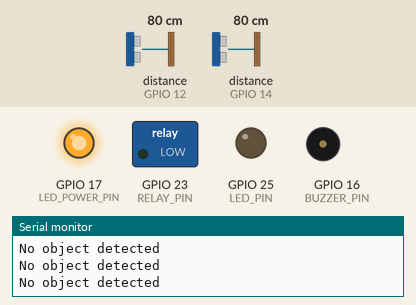
The sketch below on a simulated ESP32. Parts: switched loads named in the sketch (green lamp = pin HIGH), output pins drawn as LEDs (lit = HIGH), buzzer (waves = sounding, pin HIGH), the last lines printed to the serial monitor. Wiring (inferred from the names in the program): 2 × ultrasonic range finder: trigger GPIO 13, echo GPIO 12 / trigger GPIO 27, echo GPIO 14. The inputs (shaded band) are chosen by the test bench; at power-on: distance to the obstacle (sensors on GPIO 12, GPIO 14) 80 cm. The echo pulse lasts 58.3 µs per cm; WiFi joins after 1.5 s; servers stay silent unless stated; pins used as bus, display or sensor lines are not drawn.

Above: at 4.5 s.
4.6 s: distance to the obstacle (sensor on GPIO 12) set to 12 cm
6.1 s: distance to the obstacle (sensor on GPIO 12) set to 9 cm
At 7.1 s:
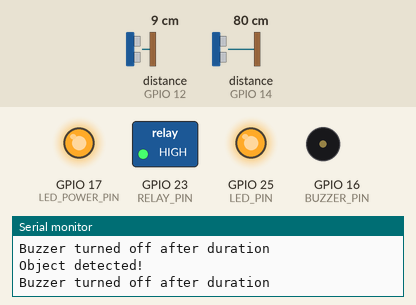
8.1 s: distance to the obstacle (sensor on GPIO 12) set to 18 cm
At 9.3 s:
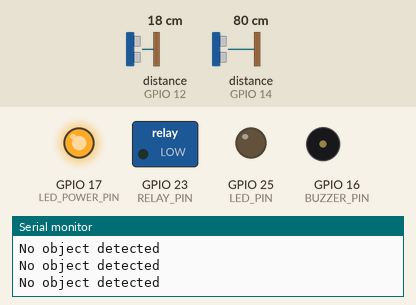
9.6 s: distance to the obstacle (sensor on GPIO 12) set to 2 cm
At 10.0 s:
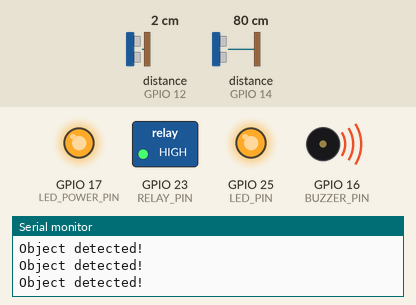
Timing chart, 0 to 12.6 s (numbered marks = the images above; inputs shaded):
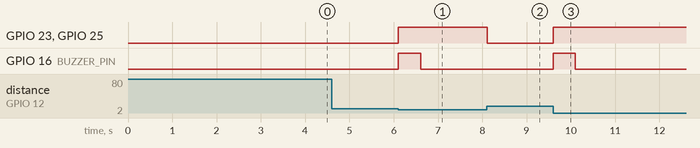

The sketch:

MahaSempurna.ino
```cpp
#define BLYNK_TEMPLATE_ID "TMPL6UOE74GoI"
#define BLYNK_TEMPLATE_NAME "HydraPure"
#define BLYNK_AUTH_TOKEN "TY1y90CG1cqAFfHXpE8__aIRDAPfOY_8"

#include <WiFi.h>
#include <WiFiClient.h>
#include <BlynkSimpleEsp32.h>

// Informasi WiFi dan Blynk
char auth[] = BLYNK_AUTH_TOKEN;
char ssid[] = "AndroidAP_5618";
char pass[] = "12345677";

// Pin
const int TRIGGER_PIN = 13;
const int ECHO_PIN = 12;
const int RELAY_PIN = 23;
const int BUZZER_PIN = 16;
const int LED_PIN = 25;
const int TRIGGER_LEVEL_PIN = 27;
const int ECHO_LEVEL_PIN = 14;
const int LED_POWER_PIN = 17;

// Constants for Object Detection
const float DETECTION_THRESHOLD = 10.0;
const int PUMP_DURATION = 10000;
const int BUZZER_DURATION = 500;

// Constants for Water Level Monitoring (Parameter Galon Baru)
const float EMPTY_GALON_DISTANCE = 34.0; // Jarak sensor ke permukaan galon (tinggi wadah) (cm)
const float FULL_GALON_DISTANCE = 9.0;  // Jarak sensor ke air saat penuh (cm)
const float GALON_TINGGI = 34.0;       // Tinggi galon (cm)
const float GALON_DIAMETER = 15.0;    // Diameter galon (cm)
const float GALON_RADIUS = GALON_DIAMETER / 2.0;
const float GALON_LUAS_ALAS = PI * GALON_RADIUS * GALON_RADIUS; // Luas alas galon (cm^2)

// Global Variables
bool buzzerActive = false;
unsigned long buzzerStartTime = 0;
unsigned long pumpStartTime = 0;
bool pumpRunning = false;

BlynkTimer timer;

void setup() {
  // Initialize serial communication for debugging
  Serial.begin(115200);
  Serial.println("ESP32 Water Dispenser & Level Monitoring Starting...");

  // Configure pin modes
  pinMode(TRIGGER_PIN, OUTPUT);
  pinMode(ECHO_PIN, INPUT);
  pinMode(RELAY_PIN, OUTPUT);
  pinMode(BUZZER_PIN, OUTPUT);
  pinMode(LED_PIN, OUTPUT);
  pinMode(TRIGGER_LEVEL_PIN, OUTPUT);
  pinMode(ECHO_LEVEL_PIN, INPUT);
  pinMode(LED_POWER_PIN, OUTPUT);

  // Initialize all outputs to OFF state
  digitalWrite(RELAY_PIN, LOW);
  digitalWrite(BUZZER_PIN, LOW);
  digitalWrite(LED_PIN, LOW);
  digitalWrite(LED_POWER_PIN, HIGH);

  // Initialize WiFi and Blynk
  WiFi.begin(ssid, pass);
  Serial.println("Connecting to WiFi...");
  while (WiFi.status() != WL_CONNECTED) {
    delay(1000);
    Serial.print(".");
  }
  Serial.println("\nWiFi connected");
  Serial.print("IP address: ");
  Serial.println(WiFi.localIP());
  Blynk.begin(auth, ssid, pass);

  // Set timer to send water level data to Blynk every 1 detik
  timer.setInterval(1000L, sendWaterLevelData);

  // Wait for system to stabilize
  delay(1000);
  Serial.println("System ready!");
}

// Function to measure distance using HC-SR04 ultrasonic sensor
float measureDistance(int trigPin, int echoPin) {
  digitalWrite(trigPin, LOW);
  delayMicroseconds(2);
  digitalWrite(trigPin, HIGH);
  delayMicroseconds(10);
  digitalWrite(trigPin, LOW);
  long duration = pulseIn(echoPin, HIGH);
  if (duration == 0) {
    return 500;
  }
  float distance = duration * 0.034 / 2.0;
  return distance;
}

void sendWaterLevelData() {
  float waterLevelDistance = measureDistance(TRIGGER_LEVEL_PIN, ECHO_LEVEL_PIN);
  Serial.print("Jarak Sensor Level Air: ");
  Serial.print(waterLevelDistance);
  Serial.println(" cm");

  // Hitung tinggi air: tinggi wadah - jarak sensor
  float waterHeight = GALON_TINGGI - waterLevelDistance;
  waterHeight = constrain(waterHeight, 0, GALON_TINGGI);

  // Hitung volume air (dalam liter)
  float waterVolume = GALON_LUAS_ALAS * waterHeight; // Volume dalam cm^3
  waterVolume = waterVolume / 1000.0;             // Konversi ke liter (1 liter = 1000 cm^3)
  waterVolume = constrain(waterVolume, 0, (GALON_LUAS_ALAS * GALON_TINGGI) / 1000.0); // Batasi volume

  Serial.print("Tinggi Air: ");
  Serial.print(waterHeight);
  Serial.println(" cm");
  Serial.print("Volume Air: ");
  Serial.print(waterVolume);
  Serial.println(" L");

  // Kirim data ke Blynk
  Blynk.virtualWrite(V0, waterHeight); // Virtual Pin untuk Tinggi Air (cm)
  Blynk.virtualWrite(V1, waterVolume); // Virtual Pin untuk Volume Air (L)
}

void loop() {
  Blynk.run();
  timer.run();

  // Check WiFi connection status
  if (WiFi.status() != WL_CONNECTED) {
    Serial.print("WiFi Status: ");
    Serial.println(WiFi.status());
    delay(5000); // Coba lagi setiap 5 detik
    return;      // Penting: Kembali ke awal loop untuk mencoba koneksi lagi
  }

  // Measure distance for object detection
  float currentDistance = measureDistance(TRIGGER_PIN, ECHO_PIN);

  // Object detection logic
  if (currentDistance < DETECTION_THRESHOLD) {
    // Object detected (glass is present)
    Serial.println("Object detected!");

    // LED logic
    digitalWrite(LED_PIN, pumpRunning);

    // Buzzer logic
    if (!buzzerActive) {
      Serial.println("Activating buzzer...");
      digitalWrite(BUZZER_PIN, HIGH);
      buzzerActive = true;
      buzzerStartTime = millis();
    }

    if (buzzerActive && (millis() - buzzerStartTime >= BUZZER_DURATION)) {
      digitalWrite(BUZZER_PIN, LOW);
      Serial.println("Buzzer turned off after duration");
    }

    // Pump logic
    if (!pumpRunning) {
      Serial.println("Starting pump...");
      digitalWrite(RELAY_PIN, HIGH);
      pumpRunning = true;
      pumpStartTime = millis();
      digitalWrite(LED_PIN, HIGH);
    }

    if (pumpRunning && (millis() - pumpStartTime >= PUMP_DURATION)) {
      digitalWrite(RELAY_PIN, LOW);
      Serial.println("Pump turned off after 10 seconds");
      pumpRunning = false;
      digitalWrite(LED_PIN, LOW);
    }
  } else {
    // No object detected
    Serial.println("No object detected");
    buzzerActive = false;
    digitalWrite(BUZZER_PIN, LOW);
    digitalWrite(LED_PIN, LOW);
    digitalWrite(RELAY_PIN, LOW);
    pumpRunning = false;
  }

  delay(10);
}
```

Measured:
- the behaviour switches between 11 and 10 cm on distance to the obstacle (sensor on GPIO 12) (found by bisection; images 0 and 1)
- after the input at 6.1 s, GPIO 23 (RELAY_PIN), GPIO 25 (LED_PIN): LOW → HIGH at once; GPIO 16 (BUZZER_PIN): LOW → HIGH at once, → LOW 0.50 s later
- after the input at 8.1 s, GPIO 23 (RELAY_PIN), GPIO 25 (LED_PIN): HIGH → LOW at once
- after the input at 9.6 s, GPIO 23 (RELAY_PIN), GPIO 25 (LED_PIN): LOW → HIGH at once; GPIO 16 (BUZZER_PIN): LOW → HIGH at once, → LOW 0.50 s later
